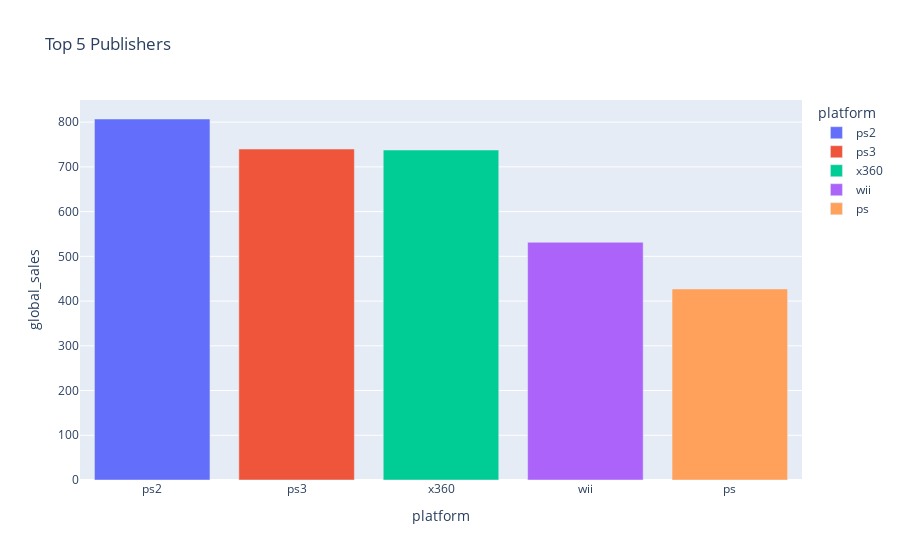

Notebook code for this chart:
### Markdown cell above
### 5.2. What are the top 5 platforms for the genre that we want to focus on?
- Background:
    - Another decision that we need to make is to decide which platform(s) are we gonna release our game in
- Assumption:
    - We assume that all platforms are still relevant and actively maintained 
    - We assume that we can release our game to all platforms phyisically and digitally
- Insight:
    - After doing an analysis on the top 5 platforms (based on global sales) that had games with the genres that we've chosen in their catalog, the top 5 platforms are `ps2`, `ps3`, `x360`, `wii`, and `ps`
- Conclussion:
    - Since releasing on multiple platforms is something that's common nowadays, we'll release on all the top 5 platforms, which are `ps2`, `ps3`, `x360`, `wii`, and `ps`

### Code cell
df_als3 = df_pre_processed.copy()

# take only rows with 'action|sports|shooter' genres, and only the top 5 platforms based on global_sales
df_als3 = df_als3[df_als3['genre'].str.contains('action|sports|shooter|role-playing|platform')].groupby(by='platform', as_index=False)['global_sales'].sum().sort_values('global_sales', ascending=False).head(5)

# make bar chart
fig = px.bar(df_als3, x='platform', y='global_sales', color='platform', title='Top 5 Publishers')
fig.show()

### Figure 1 — Plotly figure (JSON) as saved in the notebook; plotly's stock layout.template omitted (floating-point values rounded to 4 significant figures)
{"data": [{"alignmentgroup": "True", "hovertemplate": "platform=%{x}<br>global_sales=%{y}<extra></extra>", "legendgroup": "ps2", "marker": {"color": "#636efa", "pattern": {"shape": ""}}, "name": "ps2", "offsetgroup": "ps2", "orientation": "v", "showlegend": true, "textposition": "auto", "type": "bar", "x": ["ps2"], "xaxis": "x", "y": [807.0], "yaxis": "y"}, {"alignmentgroup": "True", "hovertemplate": "platform=%{x}<br>global_sales=%{y}<extra></extra>", "legendgroup": "ps3", "marker": {"color": "#EF553B", "pattern": {"shape": ""}}, "name": "ps3", "offsetgroup": "ps3", "orientation": "v", "showlegend": true, "textposition": "auto", "type": "bar", "x": ["ps3"], "xaxis": "x", "y": [739.8], "yaxis": "y"}, {"alignmentgroup": "True", "hovertemplate": "platform=%{x}<br>global_sales=%{y}<extra></extra>", "legendgroup": "x360", "marker": {"color": "#00cc96", "pattern": {"shape": ""}}, "name": "x360", "offsetgroup": "x360", "orientation": "v", "showlegend": true, "textposition": "auto", "type": "bar", "x": ["x360"], "xaxis": "x", "y": [737.7], "yaxis": "y"}, {"alignmentgroup": "True", "hovertemplate": "platform=%{x}<br>global_sales=%{y}<extra></extra>", "legendgroup": "wii", "marker": {"color": "#ab63fa", "pattern": {"shape": ""}}, "name": "wii", "offsetgroup": "wii", "orientation": "v", "showlegend": true, "textposition": "auto", "type": "bar", "x": ["wii"], "xaxis": "x", "y": [531.5], "yaxis": "y"}, {"alignmentgroup": "True", "hovertemplate": "platform=%{x}<br>global_sales=%{y}<extra></extra>", "legendgroup": "ps", "marker": {"color": "#FFA15A", "pattern": {"shape": ""}}, "name": "ps", "offsetgroup": "ps", "orientation": "v", "showlegend": true, "textposition": "auto", "type": "bar", "x": ["ps"], "xaxis": "x", "y": [427.1], "yaxis": "y"}], "layout": {"barmode": "relative", "legend": {"title": {"text": "platform"}, "tracegroupgap": 0}, "title": {"text": "Top 5 Publishers"}, "xaxis": {"anchor": "y", "categoryarray": ["ps2", "ps3", "x360", "wii", "ps"], "categoryorder": "array", "domain": [0, 1], "title": {"text": "platform"}}, "yaxis": {"anchor": "x", "domain": [0, 1], "title": {"text": "global_sales"}}}}
